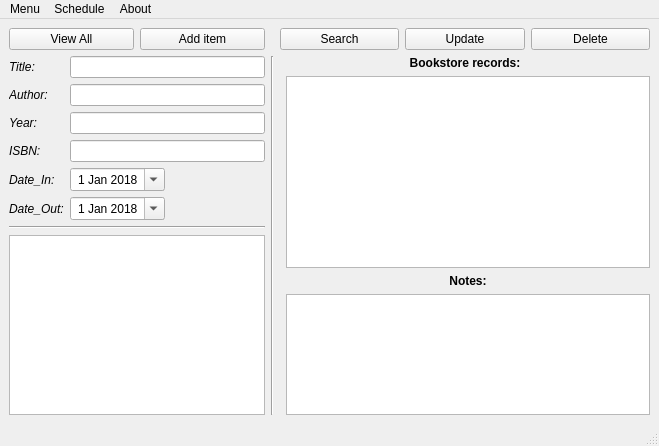
<?xml version="1.0" encoding="UTF-8"?>
<ui version="4.0">
 <class>MainWindow</class>
 <widget class="QMainWindow" name="MainWindow">
  <property name="geometry">
   <rect>
    <x>0</x>
    <y>0</y>
    <width>659</width>
    <height>446</height>
   </rect>
  </property>
  <property name="windowTitle">
   <string>MainWindow</string>
  </property>
  <widget class="QWidget" name="centralwidget">
   <layout class="QGridLayout" name="gridLayout">
    <item row="1" column="3" colspan="3">
     <layout class="QFormLayout" name="formLayout_3">
      <property name="labelAlignment">
       <set>Qt::AlignCenter</set>
      </property>
      <property name="formAlignment">
       <set>Qt::AlignHCenter|Qt::AlignTop</set>
      </property>
      <item row="0" column="0" colspan="2">
       <widget class="QLabel" name="label_bkstorelabel">
        <property name="sizePolicy">
         <sizepolicy hsizetype="Expanding" vsizetype="Preferred">
          <horstretch>0</horstretch>
          <verstretch>0</verstretch>
         </sizepolicy>
        </property>
        <property name="font">
         <font>
          <weight>75</weight>
          <bold>true</bold>
         </font>
        </property>
        <property name="text">
         <string>Bookstore records:</string>
        </property>
        <property name="alignment">
         <set>Qt::AlignCenter</set>
        </property>
       </widget>
      </item>
      <item row="2" column="1">
       <widget class="QLabel" name="label_notes">
        <property name="sizePolicy">
         <sizepolicy hsizetype="Expanding" vsizetype="Preferred">
          <horstretch>0</horstretch>
          <verstretch>0</verstretch>
         </sizepolicy>
        </property>
        <property name="font">
         <font>
          <weight>75</weight>
          <bold>true</bold>
         </font>
        </property>
        <property name="text">
         <string>Notes:</string>
        </property>
        <property name="alignment">
         <set>Qt::AlignCenter</set>
        </property>
       </widget>
      </item>
      <item row="3" column="1">
       <widget class="QTextBrowser" name="textBrowser_notes">
        <property name="sizePolicy">
         <sizepolicy hsizetype="Expanding" vsizetype="Expanding">
          <horstretch>0</horstretch>
          <verstretch>0</verstretch>
         </sizepolicy>
        </property>
       </widget>
      </item>
      <item row="1" column="1">
       <widget class="QTableView" name="tableView">
        <property name="sizePolicy">
         <sizepolicy hsizetype="Expanding" vsizetype="Minimum">
          <horstretch>0</horstretch>
          <verstretch>0</verstretch>
         </sizepolicy>
        </property>
       </widget>
      </item>
     </layout>
    </item>
    <item row="0" column="0">
     <widget class="QPushButton" name="pushButton_view">
      <property name="sizePolicy">
       <sizepolicy hsizetype="Minimum" vsizetype="Expanding">
        <horstretch>0</horstretch>
        <verstretch>0</verstretch>
       </sizepolicy>
      </property>
      <property name="text">
       <string>View All</string>
      </property>
     </widget>
    </item>
    <item row="0" column="4">
     <widget class="QPushButton" name="pushButton_update">
      <property name="sizePolicy">
       <sizepolicy hsizetype="Minimum" vsizetype="Expanding">
        <horstretch>0</horstretch>
        <verstretch>0</verstretch>
       </sizepolicy>
      </property>
      <property name="text">
       <string>Update</string>
      </property>
     </widget>
    </item>
    <item row="0" column="1">
     <widget class="QPushButton" name="pushButton_add">
      <property name="sizePolicy">
       <sizepolicy hsizetype="Minimum" vsizetype="Expanding">
        <horstretch>0</horstretch>
        <verstretch>0</verstretch>
       </sizepolicy>
      </property>
      <property name="text">
       <string>Add item</string>
      </property>
     </widget>
    </item>
    <item row="0" column="3">
     <widget class="QPushButton" name="pushButton_search">
      <property name="sizePolicy">
       <sizepolicy hsizetype="Minimum" vsizetype="Expanding">
        <horstretch>0</horstretch>
        <verstretch>0</verstretch>
       </sizepolicy>
      </property>
      <property name="text">
       <string>Search</string>
      </property>
     </widget>
    </item>
    <item row="0" column="5">
     <widget class="QPushButton" name="pushButton_delete">
      <property name="sizePolicy">
       <sizepolicy hsizetype="Minimum" vsizetype="Expanding">
        <horstretch>0</horstretch>
        <verstretch>0</verstretch>
       </sizepolicy>
      </property>
      <property name="text">
       <string>Delete</string>
      </property>
     </widget>
    </item>
    <item row="1" column="0" colspan="2">
     <layout class="QFormLayout" name="formLayout">
      <item row="0" column="0">
       <widget class="QLabel" name="label_title">
        <property name="font">
         <font>
          <weight>50</weight>
          <italic>true</italic>
          <bold>false</bold>
         </font>
        </property>
        <property name="text">
         <string>Title:</string>
        </property>
        <property name="alignment">
         <set>Qt::AlignLeading|Qt::AlignLeft|Qt::AlignVCenter</set>
        </property>
        <property name="margin">
         <number>2</number>
        </property>
        <property name="indent">
         <number>0</number>
        </property>
       </widget>
      </item>
      <item row="0" column="1">
       <widget class="QLineEdit" name="lineEdit_title"/>
      </item>
      <item row="1" column="0">
       <widget class="QLabel" name="label_author">
        <property name="font">
         <font>
          <weight>50</weight>
          <italic>true</italic>
          <bold>false</bold>
         </font>
        </property>
        <property name="text">
         <string>Author:</string>
        </property>
        <property name="alignment">
         <set>Qt::AlignLeading|Qt::AlignLeft|Qt::AlignVCenter</set>
        </property>
        <property name="margin">
         <number>2</number>
        </property>
        <property name="indent">
         <number>0</number>
        </property>
       </widget>
      </item>
      <item row="1" column="1">
       <widget class="QLineEdit" name="lineEdit_author"/>
      </item>
      <item row="2" column="0">
       <widget class="QLabel" name="label_year">
        <property name="font">
         <font>
          <weight>50</weight>
          <italic>true</italic>
          <bold>false</bold>
         </font>
        </property>
        <property name="text">
         <string>Year:</string>
        </property>
        <property name="alignment">
         <set>Qt::AlignLeading|Qt::AlignLeft|Qt::AlignVCenter</set>
        </property>
        <property name="margin">
         <number>2</number>
        </property>
        <property name="indent">
         <number>0</number>
        </property>
       </widget>
      </item>
      <item row="2" column="1">
       <widget class="QLineEdit" name="lineEdit_year"/>
      </item>
      <item row="3" column="0">
       <widget class="QLabel" name="label_isbn">
        <property name="font">
         <font>
          <weight>50</weight>
          <italic>true</italic>
          <bold>false</bold>
         </font>
        </property>
        <property name="text">
         <string>ISBN:</string>
        </property>
        <property name="alignment">
         <set>Qt::AlignLeading|Qt::AlignLeft|Qt::AlignVCenter</set>
        </property>
        <property name="margin">
         <number>2</number>
        </property>
        <property name="indent">
         <number>0</number>
        </property>
       </widget>
      </item>
      <item row="3" column="1">
       <widget class="QLineEdit" name="lineEdit_isbn"/>
      </item>
      <item row="4" column="0">
       <widget class="QLabel" name="label_datein">
        <property name="font">
         <font>
          <weight>50</weight>
          <italic>true</italic>
          <bold>false</bold>
         </font>
        </property>
        <property name="text">
         <string>Date_In:</string>
        </property>
        <property name="alignment">
         <set>Qt::AlignLeading|Qt::AlignLeft|Qt::AlignVCenter</set>
        </property>
        <property name="margin">
         <number>2</number>
        </property>
        <property name="indent">
         <number>0</number>
        </property>
       </widget>
      </item>
      <item row="4" column="1">
       <widget class="QDateEdit" name="dateEdit_datein">
        <property name="sizePolicy">
         <sizepolicy hsizetype="Fixed" vsizetype="Fixed">
          <horstretch>0</horstretch>
          <verstretch>0</verstretch>
         </sizepolicy>
        </property>
        <property name="alignment">
         <set>Qt::AlignCenter</set>
        </property>
        <property name="dateTime">
         <datetime>
          <hour>0</hour>
          <minute>0</minute>
          <second>0</second>
          <year>2018</year>
          <month>1</month>
          <day>1</day>
         </datetime>
        </property>
        <property name="calendarPopup">
         <bool>true</bool>
        </property>
       </widget>
      </item>
      <item row="5" column="0">
       <widget class="QLabel" name="label_dateout">
        <property name="font">
         <font>
          <weight>50</weight>
          <italic>true</italic>
          <bold>false</bold>
         </font>
        </property>
        <property name="text">
         <string>Date_Out:</string>
        </property>
        <property name="alignment">
         <set>Qt::AlignLeading|Qt::AlignLeft|Qt::AlignVCenter</set>
        </property>
        <property name="margin">
         <number>2</number>
        </property>
        <property name="indent">
         <number>0</number>
        </property>
       </widget>
      </item>
      <item row="5" column="1">
       <widget class="QDateEdit" name="dateEdit_dateout">
        <property name="sizePolicy">
         <sizepolicy hsizetype="Fixed" vsizetype="Fixed">
          <horstretch>0</horstretch>
          <verstretch>0</verstretch>
         </sizepolicy>
        </property>
        <property name="alignment">
         <set>Qt::AlignCenter</set>
        </property>
        <property name="dateTime">
         <datetime>
          <hour>0</hour>
          <minute>0</minute>
          <second>0</second>
          <year>2018</year>
          <month>1</month>
          <day>1</day>
         </datetime>
        </property>
        <property name="calendarPopup">
         <bool>true</bool>
        </property>
       </widget>
      </item>
      <item row="6" column="0" colspan="2">
       <widget class="Line" name="line">
        <property name="orientation">
         <enum>Qt::Horizontal</enum>
        </property>
       </widget>
      </item>
      <item row="7" column="0" colspan="2">
       <widget class="QGraphicsView" name="graphicsView"/>
      </item>
     </layout>
    </item>
    <item row="1" column="2">
     <widget class="Line" name="line_2">
      <property name="orientation">
       <enum>Qt::Vertical</enum>
      </property>
     </widget>
    </item>
   </layout>
  </widget>
  <widget class="QMenuBar" name="menubar">
   <property name="geometry">
    <rect>
     <x>0</x>
     <y>0</y>
     <width>659</width>
     <height>21</height>
    </rect>
   </property>
   <widget class="QMenu" name="menuMenu">
    <property name="title">
     <string>Menu</string>
    </property>
    <addaction name="actionView_All_Records"/>
    <addaction name="actionAdd_New_Entry"/>
    <addaction name="separator"/>
    <addaction name="actionSearch_item"/>
    <addaction name="actionUpdate"/>
    <addaction name="separator"/>
    <addaction name="actionDelete"/>
    <addaction name="actionExit"/>
   </widget>
   <widget class="QMenu" name="menuSchedule">
    <property name="title">
     <string>Schedule</string>
    </property>
    <addaction name="actionDate_Out"/>
    <addaction name="actionDate_In"/>
    <addaction name="actionNotes"/>
   </widget>
   <widget class="QMenu" name="menuAbout">
    <property name="title">
     <string>About</string>
    </property>
    <addaction name="actionAbout_us"/>
   </widget>
   <addaction name="menuMenu"/>
   <addaction name="menuSchedule"/>
   <addaction name="menuAbout"/>
  </widget>
  <widget class="QStatusBar" name="statusbar"/>
  <action name="actionView_All_Records">
   <property name="text">
    <string>View All Records</string>
   </property>
  </action>
  <action name="actionAdd_New_Entry">
   <property name="text">
    <string>Add New Entry</string>
   </property>
  </action>
  <action name="actionSearch_item">
   <property name="text">
    <string>Search</string>
   </property>
  </action>
  <action name="actionUpdate">
   <property name="text">
    <string>Update</string>
   </property>
  </action>
  <action name="actionDelete">
   <property name="text">
    <string>Delete</string>
   </property>
  </action>
  <action name="actionExit">
   <property name="text">
    <string>Exit</string>
   </property>
  </action>
  <action name="actionDate_Out">
   <property name="text">
    <string>Date_Out</string>
   </property>
  </action>
  <action name="actionDate_In">
   <property name="text">
    <string>Date_In</string>
   </property>
  </action>
  <action name="actionNotes">
   <property name="text">
    <string>Notes</string>
   </property>
  </action>
  <action name="actionAbout_us">
   <property name="text">
    <string>About us</string>
   </property>
  </action>
 </widget>
 <resources/>
 <connections/>
</ui>
